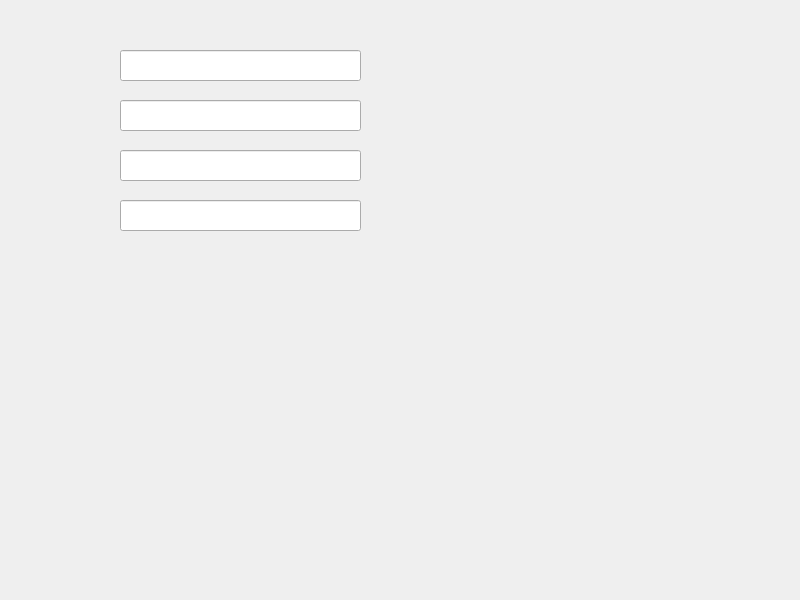
<?xml version="1.0" encoding="UTF-8"?>
<ui version="4.0">
 <class>Widget</class>
 <widget class="QWidget" name="Widget">
  <property name="geometry">
   <rect>
    <x>0</x>
    <y>0</y>
    <width>800</width>
    <height>600</height>
   </rect>
  </property>
  <property name="windowTitle">
   <string>Widget</string>
  </property>
  <widget class="QLineEdit" name="lineEdit">
   <property name="geometry">
    <rect>
     <x>120</x>
     <y>50</y>
     <width>241</width>
     <height>31</height>
    </rect>
   </property>
  </widget>
  <widget class="QLineEdit" name="lineEdit_2">
   <property name="geometry">
    <rect>
     <x>120</x>
     <y>100</y>
     <width>241</width>
     <height>31</height>
    </rect>
   </property>
   <property name="focusPolicy">
    <enum>Qt::ClickFocus</enum>
   </property>
  </widget>
  <widget class="QLineEdit" name="lineEdit_3">
   <property name="geometry">
    <rect>
     <x>120</x>
     <y>150</y>
     <width>241</width>
     <height>31</height>
    </rect>
   </property>
   <property name="focusPolicy">
    <enum>Qt::NoFocus</enum>
   </property>
  </widget>
  <widget class="QLineEdit" name="lineEdit_4">
   <property name="geometry">
    <rect>
     <x>120</x>
     <y>200</y>
     <width>241</width>
     <height>31</height>
    </rect>
   </property>
  </widget>
 </widget>
 <resources/>
 <connections/>
</ui>
